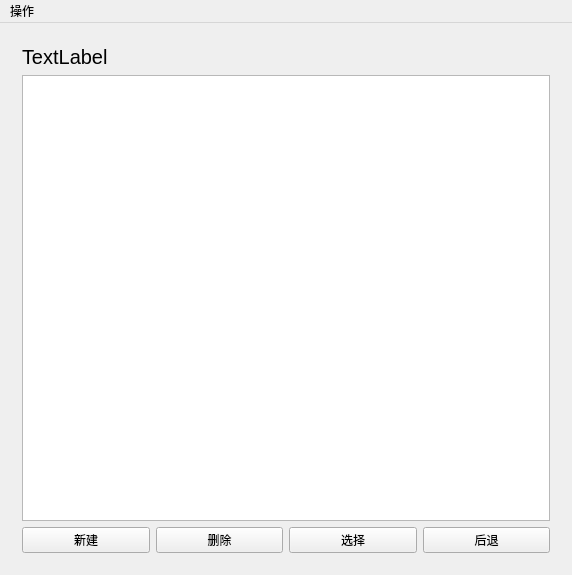
<?xml version="1.0" encoding="UTF-8"?>
<ui version="4.0">
 <class>MainWindow</class>
 <widget class="QMainWindow" name="MainWindow">
  <property name="geometry">
   <rect>
    <x>0</x>
    <y>0</y>
    <width>572</width>
    <height>575</height>
   </rect>
  </property>
  <property name="sizePolicy">
   <sizepolicy hsizetype="Expanding" vsizetype="Expanding">
    <horstretch>0</horstretch>
    <verstretch>0</verstretch>
   </sizepolicy>
  </property>
  <property name="windowTitle">
   <string>Linux写作</string>
  </property>
  <property name="windowIcon">
   <iconset resource="resource.qrc">
    <normaloff>:/LinuxXieZuo.ico</normaloff>:/LinuxXieZuo.ico</iconset>
  </property>
  <widget class="QWidget" name="centralWidget">
   <property name="sizePolicy">
    <sizepolicy hsizetype="Expanding" vsizetype="Expanding">
     <horstretch>0</horstretch>
     <verstretch>0</verstretch>
    </sizepolicy>
   </property>
   <layout class="QGridLayout" name="gridLayout_2">
    <item row="0" column="0">
     <widget class="QStackedWidget" name="stackedWidget">
      <property name="currentIndex">
       <number>0</number>
      </property>
      <widget class="QWidget" name="main_page">
       <layout class="QGridLayout" name="gridLayout">
        <item row="0" column="0">
         <layout class="QVBoxLayout" name="verticalLayout">
          <item>
           <widget class="QLabel" name="showListType_label">
            <property name="font">
             <font>
              <pointsize>15</pointsize>
             </font>
            </property>
            <property name="text">
             <string>TextLabel</string>
            </property>
           </widget>
          </item>
          <item>
           <widget class="QListWidget" name="select_listWidget">
            <property name="font">
             <font>
              <pointsize>15</pointsize>
             </font>
            </property>
           </widget>
          </item>
          <item>
           <layout class="QHBoxLayout" name="horizontalLayout">
            <item>
             <widget class="QPushButton" name="newButton">
              <property name="text">
               <string>新建</string>
              </property>
             </widget>
            </item>
            <item>
             <widget class="QPushButton" name="deleteButton">
              <property name="text">
               <string>删除</string>
              </property>
             </widget>
            </item>
            <item>
             <widget class="QPushButton" name="selecteButton">
              <property name="text">
               <string>选择</string>
              </property>
             </widget>
            </item>
            <item>
             <widget class="QPushButton" name="backButton">
              <property name="text">
               <string>后退</string>
              </property>
             </widget>
            </item>
           </layout>
          </item>
         </layout>
        </item>
       </layout>
      </widget>
      <widget class="QWidget" name="text_page">
       <layout class="QGridLayout" name="gridLayout_3">
        <item row="0" column="0">
         <layout class="QVBoxLayout" name="verticalLayout_2">
          <item>
           <layout class="QHBoxLayout" name="horizontalLayout_3">
            <property name="topMargin">
             <number>0</number>
            </property>
            <property name="bottomMargin">
             <number>0</number>
            </property>
            <item>
             <widget class="QLabel" name="zhangName_label">
              <property name="text">
               <string>章节名称</string>
              </property>
             </widget>
            </item>
            <item>
             <widget class="QLabel" name="textNumber_label">
              <property name="text">
               <string>字数</string>
              </property>
             </widget>
            </item>
            <item>
             <widget class="QSpinBox" name="textSize_spinBox">
              <property name="sizePolicy">
               <sizepolicy hsizetype="Maximum" vsizetype="Fixed">
                <horstretch>0</horstretch>
                <verstretch>0</verstretch>
               </sizepolicy>
              </property>
              <property name="font">
               <font>
                <pointsize>10</pointsize>
               </font>
              </property>
              <property name="minimum">
               <number>1</number>
              </property>
              <property name="value">
               <number>15</number>
              </property>
             </widget>
            </item>
           </layout>
          </item>
          <item>
           <widget class="QTextEdit" name="textEdit">
            <property name="font">
             <font>
              <pointsize>15</pointsize>
             </font>
            </property>
           </widget>
          </item>
          <item>
           <layout class="QHBoxLayout" name="horizontalLayout_2">
            <item>
             <widget class="QPushButton" name="saveButton">
              <property name="text">
               <string>保存</string>
              </property>
             </widget>
            </item>
            <item>
             <widget class="QPushButton" name="backButton_inTextPage">
              <property name="text">
               <string>后退</string>
              </property>
             </widget>
            </item>
           </layout>
          </item>
         </layout>
        </item>
       </layout>
      </widget>
     </widget>
    </item>
   </layout>
  </widget>
  <widget class="QMenuBar" name="menuBar">
   <property name="geometry">
    <rect>
     <x>0</x>
     <y>0</y>
     <width>572</width>
     <height>29</height>
    </rect>
   </property>
   <widget class="QMenu" name="menu">
    <property name="title">
     <string>操作</string>
    </property>
    <addaction name="changeStyle_action"/>
    <addaction name="daBao_action"/>
    <addaction name="separator"/>
    <addaction name="initAll_action"/>
   </widget>
   <addaction name="menu"/>
  </widget>
  <action name="initAll_action">
   <property name="text">
    <string>清空缓存(初始化)</string>
   </property>
  </action>
  <action name="daBao_action">
   <property name="text">
    <string>打包</string>
   </property>
  </action>
  <action name="changeStyle_action">
   <property name="text">
    <string>样式更改</string>
   </property>
  </action>
 </widget>
 <layoutdefault spacing="6" margin="11"/>
 <resources>
  <include location="resource.qrc"/>
 </resources>
 <connections/>
</ui>
